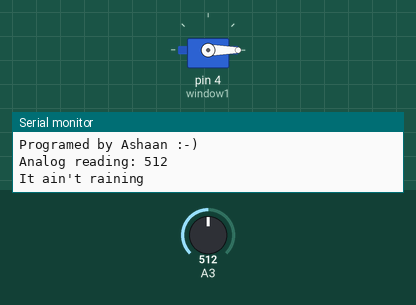
Recording of a sketch running on a simulated Arduino Uno, built with avr-gcc and run on an emulated ATmega328P. Parts: servo, the last lines printed to the serial monitor. Inputs (shaded band) come from the test bench; at power-on: A3 = 512.

Above: at 4.2 s.
4.3 s: A3 set to 368
7.0 s: A3 set to 336
At 8.0 s:
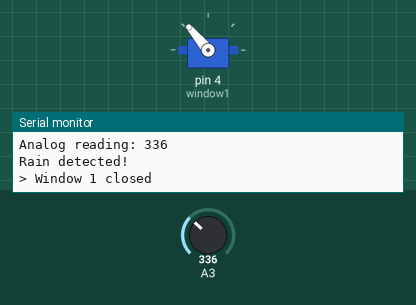
9.7 s: A3 set to 360
At 10.3 s:
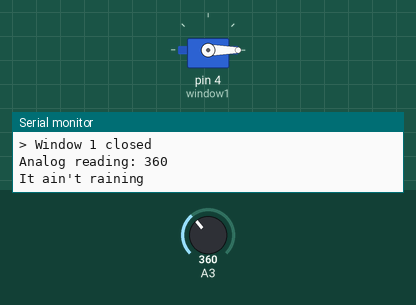
12.4 s: A3 set to 340
At 14.6 s:
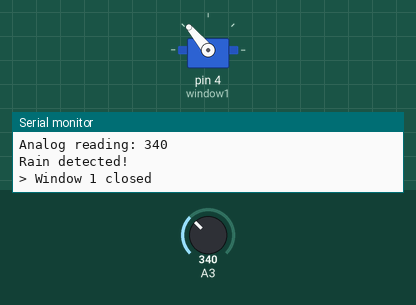
Timing chart, 0 to 16.1 s (numbered marks = the images above; inputs shaded):
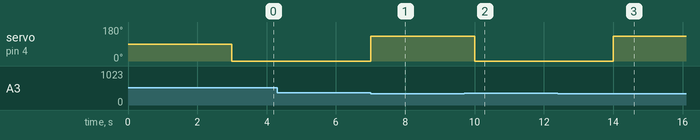

Measured:
- the behaviour switches between 350 and 349 on A3 (found by bisection; images 0 and 1)
- after the input at 7.0 s, servo on pin 4 (window1): 0° → 130° at once
- after the input at 9.7 s, servo on pin 4 (window1): 130° → 0° after 0.30 s
- after the input at 12.4 s, servo on pin 4 (window1): 0° → 130° after 1.6 s

The sketch:

Rain_water_sensor.ino
```cpp
#include <Servo.h>

Servo window1;


void setup()
{
  window1.attach(4);

  Serial.begin(9600);
  Serial.println("-----Rain water Sensor----- ");
  Serial.println("Programed by Ashaan :-)");
  delay(3000);
  window1.write(0);

}

void loop()
{
  int sense=analogRead(A3);
  Serial.print("Analog reading: ");
  Serial.println(sense);
  if(sense<350)
  {Serial.println("Rain detected!");
    window1.write(130);
  Serial.println("> Window 1 closed");
  delay(1000);}
else {Serial.println("It ain't raining");
window1.write(0);
}
  delay(2000);
}
```
